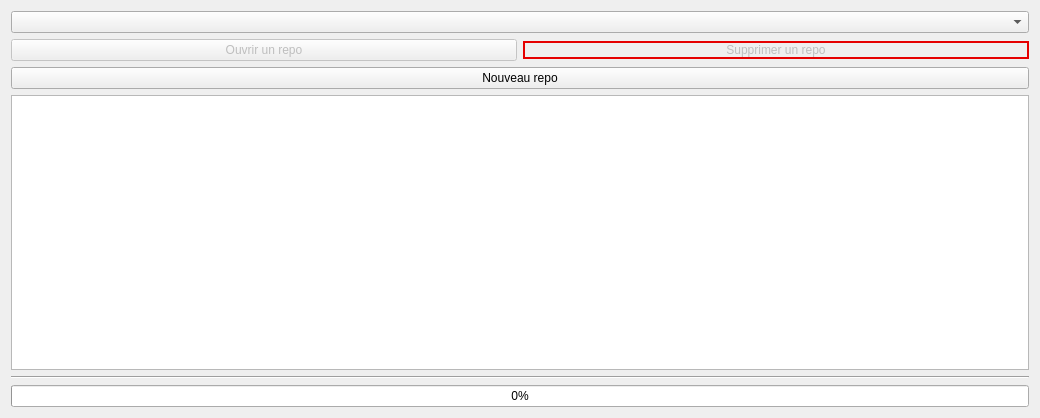
<?xml version="1.0" encoding="UTF-8"?>
<ui version="4.0">
 <class>MainWindow</class>
 <widget class="QMainWindow" name="MainWindow">
  <property name="geometry">
   <rect>
    <x>0</x>
    <y>0</y>
    <width>1040</width>
    <height>418</height>
   </rect>
  </property>
  <property name="windowTitle">
   <string>CyDownload by thegreatjoj</string>
  </property>
  <widget class="QWidget" name="centralWidget">
   <layout class="QVBoxLayout" name="verticalLayout_2">
    <item>
     <widget class="QComboBox" name="cmb_repo_urls">
      <property name="editable">
       <bool>false</bool>
      </property>
      <property name="currentText">
       <string/>
      </property>
      <property name="currentIndex">
       <number>-1</number>
      </property>
     </widget>
    </item>
    <item>
     <layout class="QHBoxLayout" name="horizontalLayout">
      <item>
       <widget class="QPushButton" name="btn_open_repo">
        <property name="enabled">
         <bool>false</bool>
        </property>
        <property name="text">
         <string>Ouvrir un repo</string>
        </property>
       </widget>
      </item>
      <item>
       <widget class="QPushButton" name="btn_del_repo">
        <property name="enabled">
         <bool>false</bool>
        </property>
        <property name="autoFillBackground">
         <bool>false</bool>
        </property>
        <property name="styleSheet">
         <string notr="true">border: 2px solid #e50000;</string>
        </property>
        <property name="text">
         <string>Supprimer un repo</string>
        </property>
       </widget>
      </item>
     </layout>
    </item>
    <item>
     <widget class="QPushButton" name="btn_new_repo">
      <property name="text">
       <string>Nouveau repo</string>
      </property>
     </widget>
    </item>
    <item>
     <widget class="QPlainTextEdit" name="txt_log">
      <property name="acceptDrops">
       <bool>false</bool>
      </property>
      <property name="undoRedoEnabled">
       <bool>false</bool>
      </property>
     </widget>
    </item>
    <item>
     <widget class="Line" name="line">
      <property name="orientation">
       <enum>Qt::Horizontal</enum>
      </property>
     </widget>
    </item>
    <item>
     <widget class="QProgressBar" name="progressBar">
      <property name="value">
       <number>0</number>
      </property>
     </widget>
    </item>
   </layout>
  </widget>
  <action name="actionOpen_Repo">
   <property name="text">
    <string>Open Repo</string>
   </property>
  </action>
 </widget>
 <layoutdefault spacing="6" margin="11"/>
 <resources/>
 <connections/>
</ui>
